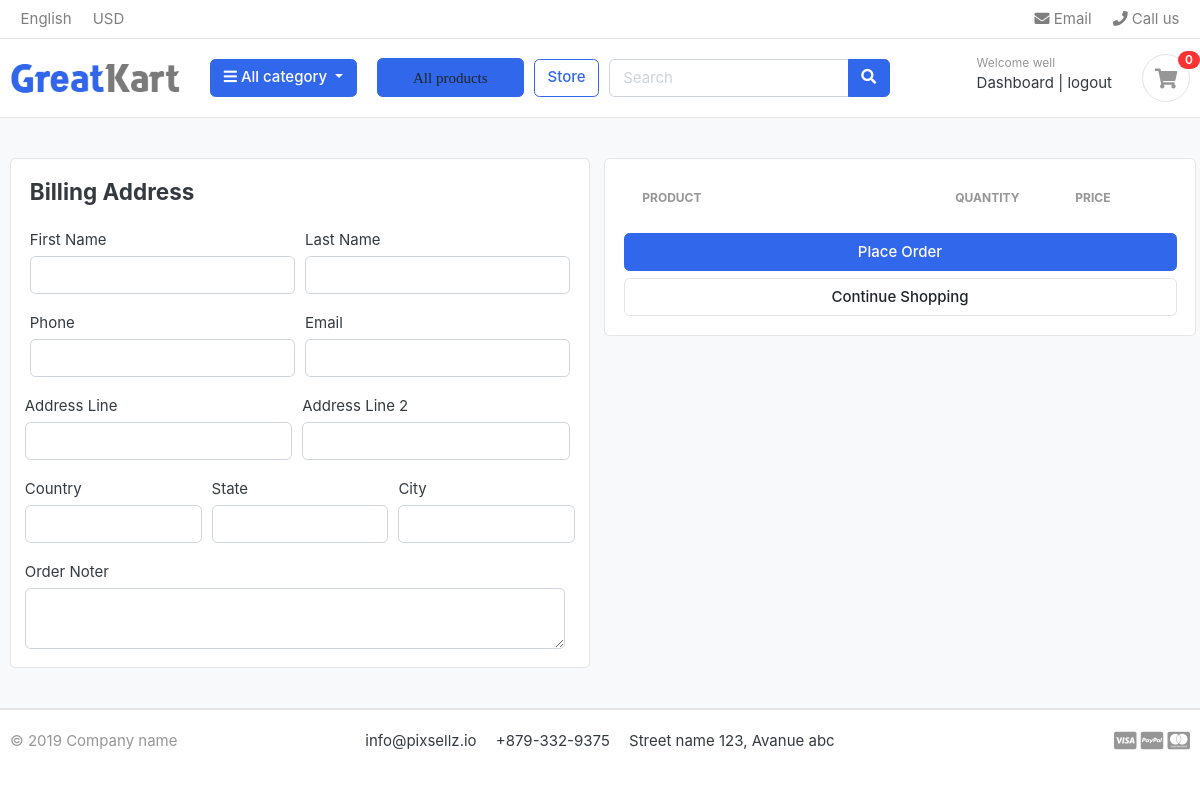
The app's page /cart/checkout/ (signed in), older data.
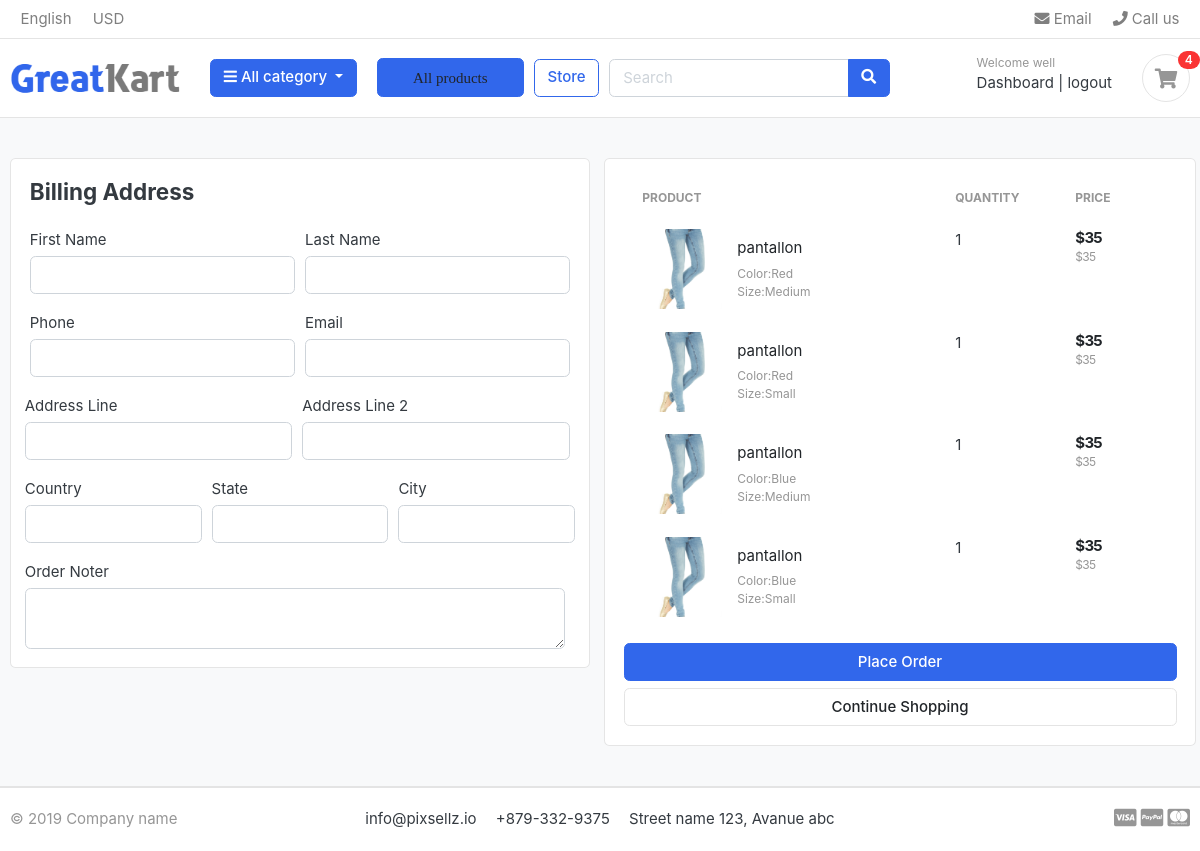
The same page, newer data.
### carts/models.py (models this page shows, shortened)
class CartItem(models.Model):
    user=models.ForeignKey(Accounts,on_delete=models.CASCADE,null=True)
    product=models.ForeignKey(Product,on_delete=models.CASCADE)
    variations =models.ManyToManyField(Variation,blank=True)
    cart=models.ForeignKey(Cart,on_delete=models.CASCADE,null=True)
    quantity=models.IntegerField()
    is_active=models.BooleanField(default=True)
    def sub_total(self):
        return self.product.price * self.quantity

### store/models.py (models this page shows, shortened)
class Product(models.Model):
    product_name=models.CharField(max_length=50,unique=True)
    slug=models.SlugField(max_length=50,unique=True)
    description=models.TextField(max_length=500,blank=True)
    price=models.IntegerField()
    image=models.ImageField(upload_to='photos/products')
    stock=models.IntegerField()
    is_available=models.BooleanField(default=True)
    category=models.ForeignKey(category,on_delete=models.CASCADE)
    created_date=models.DateTimeField(auto_now_add=True)
    modified_date=models.DateTimeField(auto_now=True)
    def get_url(self):
        return reverse('products_details',args=[self.category.slug,self.slug])

class Variation(models.Model):
        product = models.ForeignKey(Product,on_delete=models.CASCADE)
        variation_category=models.CharField(max_length=100,choices=variation_category_choice)
        variation_value=models.CharField(max_length=100)
        is_active      = models.BooleanField(default=True)
        created_date =models.DateTimeField(auto_now=True)
        objects =VariationManager()

### carts/views.py (the view)
# urls.py: path('cart/checkout/',views.checkout,name='checkout')
@login_required(login_url='login')
def checkout(request, total=0, quantity=0, cart_items=None):
    try:
        tax=0
        grand_total=0
        if request.user.is_authenticated:
            cart_items = CartItem.objects.filter(user=request.user, is_active=True)
        else:
            cart = Cart.objects.get(cart_id=_cart_id(request))
            cart_items = CartItem.objects.filter(cart=cart, is_active=True)
        for cart_item in cart_items:
            total += (cart_item.product.price * cart_item.quantity)
            quantity += cart_item.quantity
        tax=(2*total)/100
        grand_total = total+tax
    except ObjectDoesNotExist:
        pass
    context = {
        'total': total,
        'quantity': quantity,
        'cart_items': cart_items,
        'tax':       tax,
        'grand_total':grand_total
    }
    return render(request,'store/checkout.html',context)

### carts/context_processors.py (called while the page is built)
def counter(request):
    cart_count=0
    if 'admin' in request.path:
        return {}
    else:
        try:
            cart=Cart.objects.filter(cart_id=_cart_id(request))
            if request.user.is_authenticated:
                cart_items = CartItem.objects.all().filter(user=request.user)
            else:
                cart_items = CartItem.objects.all().filter(cart=cart[:1])
            for cart_item in cart_items:
                cart_count += cart_item.quantity
        except Cart.DoesNotExist:
            cart_count=0
    return dict(cart_count = cart_count)

### carts/views.py (called while the page is built)
def _cart_id(request):
    cart = request.session.session_key
    if not cart:
        request.session.create()
        cart = request.session.session_key
    return cart

### category/context_processor.py (called while the page is built)
def menu_link(request):
    links = category.objects.all()
    return dict(links=links)

### category/models.py (called while the page is built)
    def get_url(self):
        return reverse('products_by_category',args=[self.slug])

### e_commerce/templates/store/checkout.html (shortened to what the changed rows need)
{% extends "base.html" %}
{% load static %}
{% block content %}
<section class="section-content padding-y bg">
    <div class="container">
    <div class="row">
        <aside class="col-lg-6 px-1">
            <div class="card">
            <div class="card-body">
                <table class="table table-borderless table-shopping-cart">
                    <thead class="text-muted">
                    <tr class="small text-uppercase">
                      <th scope="col">Product</th>
                      <th scope="col"  width="120">Quantity</th>
                      <th scope="col" width="120">Price</th>
                    </tr>
                    </thead>
                    <tbody>
                        {% for cart_item in cart_items %}
                    <tr>
                        <td>
                            <figure class="itemside align-items-center">
                                <div class="aside"><img src="{{ cart_item.product.image.url }}" class="img-sm"></div>
                                <figcaption class="info">
                                    <a href="{{ cart_item.product.get_url }}" class="title text-dark">{{ cart_item.product.product_name }}</a>
                                    <p class="text-muted small">
                                        {% if cart_item.variations.all %}
                                            {% for item in cart_item.variations.all %}
                                            {{ item.variation_category | capfirst}}:{{ item.variation_value | capfirst}}<br>
                                            {% endfor %}
                                        {% endif %}
                                    </p>
                                </figcaption>
                            </figure>
                        </td>
                        <td>
                            <label for="">{{ cart_item.quantity }}</label>
                        </td>
                        <td>
                            <div class="price-wrap">
                                <var class="price">${{ cart_item.sub_total }}</var>
                                <small class="text-muted"> ${{ cart_item.product.price  }}</small>
                            </div>
                        </td>
                    </tr>
                    {% endfor %}
                    </tbody>
                    </table>
            </div>
            </div>
    </aside>
    </div>
    </div>
    </section>
{% endblock%}

### e_commerce/templates/includes/navbar.html (shortened to what this page needs)
{% load static %}
<header class="section-header">
    <nav class="navbar p-md-0 navbar-expand-sm navbar-light border-bottom">
    <div class="container">
      <div class="collapse navbar-collapse" id="navbarTop4">
        <ul class="navbar-nav mr-auto">
            <li class="nav-item dropdown">
                 <a href="#" class="nav-link">   English </a>
            </li>
            <li class="nav-item dropdown">
                <a href="#" class="nav-link"> USD </a>
            </li>
        </ul>
        <ul class="navbar-nav">
            <li><a href="#" class="nav-link"> <i class="fa fa-envelope"></i> Email </a></li>
            <li><a href="#" class="nav-link"> <i class="fa fa-phone"></i> Call us </a></li>
        </ul>
      </div>
    </div>
    </nav>
    <section class="header-main border-bottom">
        <div class="container">
    <div class="row align-items-center">
        <div class="col-lg-2 col-md-3 col-6">
            <a href="{% url 'home'%}" class="brand-wrap">
                <img class="logo" src="{%static './images/logo.png'%}">
            </a>
        </div>
        <div class="col-lg col-sm col-md col-6 flex-grow-0">
            <div class="category-wrap dropdown d-inline-block float-right">
                <button type="button" class="btn btn-primary dropdown-toggle" data-toggle="dropdown">
                    <i class="fa fa-bars"></i> All category
                </button>
            </div>
        </div>
        <div class="col-lg col-sm col-md col-6 flex-grow-0">
            <div class="category-wrap float-right">
                <button type="button" class="btn btn-primary ">
                    <i class="fa"><a class="dropdown-item" href="{% url 'store'%}">All products</a></i>
                </button>
            </div>
        </div>
        <a href="{% url 'store' %}" class="btn btn-outline-primary">Store</a>
        <div class="col-lg  col-md-6 col-sm-12 col">
            <form action="{% url 'search' %}" class="search" method='GET'>
                <div class="input-group w-100">
                    <input type="text" class="form-control" style="width:60%;" placeholder="Search" name="keyword">
                    <div class="input-group-append">
                      <button class="btn btn-primary" type="submit">
                        <i class="fa fa-search"></i>
                      </button>
                    </div>
                </div>
            </form>
        </div>
        <div class="col-lg-3 col-sm-6 col-8 order-2 order-lg-3">
                    <div class="d-flex justify-content-end mb-3 mb-lg-0">
                        {% if user.id is None %}
                        <div class="widget-header">
                            <small class="title text-muted">Welcome guest!</small>
                            <div>
                                <a href="{% url 'login' %}">Sign in</a> <span class="dark-transp"> | </span>
                                <a href="{% url 'register' %}"> Register</a>
                            </div>
                        </div>
                        {% else %}
                        <div class="widget-header">
                            <small class="title text-muted">Welcome {{ user.first_name }}</small>
                            <div>
                                <a href="{% url 'dashboard'%}">Dashboard</a> <span class="dark-transp"> | </span>
                                <a href="{% url 'logout' %}"> logout</a>
                            </div>
                        </div>
                        {% endif %}
                        <a href="{% url 'cart' %}" class="widget-header pl-3 ml-3">
                            <div class="icon icon-sm rounded-circle border"><i class="fa fa-shopping-cart"></i></div>
                            <span class="badge badge-pill badge-danger notify">{{ cart_count }}</span>
                        </a>
                    </div>
                </div>
    </div>
        </div>
    </section>
    </header>

Row changes from the older to the newer data that the page shows:
added CartItem: product.image (picture), product.product_name "pantallon", quantity "1", sub_total "35", product.price "35"
now on this page (row unchanged): Variation: variation_category "Color", variation_value "Red"
now on this page (row unchanged): Variation: variation_category "Size", variation_value "Medium"
added CartItem: product.image (picture), product.product_name "pantallon", quantity "1", sub_total "35", product.price "35"
now on this page (row unchanged): Variation: variation_category "Size", variation_value "Small"
added CartItem: product.image (picture), product.product_name "pantallon", quantity "1", sub_total "35", product.price "35"
now on this page (row unchanged): Variation: variation_category "Color", variation_value "Blue"
added CartItem: product.image (picture), product.product_name "pantallon", quantity "1", sub_total "35", product.price "35"
Text that changed along with them:
{{ cart_count }}: "0" → "4"
